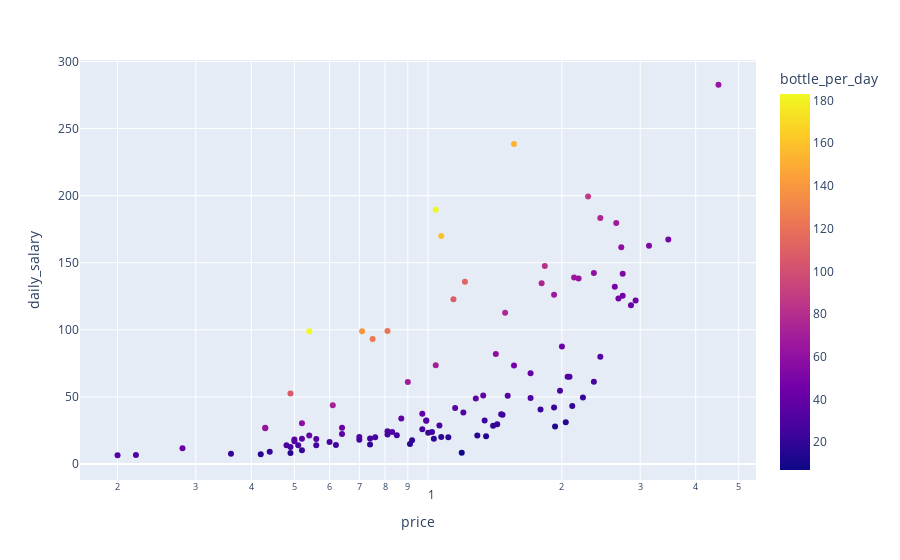

The code cell stored with this chart in its notebook:
### Code cell
fig = px.scatter(cleaned_df, x="price", y="daily_salary",\
                color="bottle_per_day",\
                 hover_name="country", log_x=True, size_max=50)
fig.show()

### Figure 1 — Plotly figure (JSON) as saved in the notebook; plotly's stock layout.template omitted (floating-point values rounded to 4 significant figures)
{"data": [{"hovertemplate": "<b>%{hovertext}</b><br><br>price=%{x}<br>daily_salary=%{y}<br>bottle_per_day=%{marker.color}<extra></extra>", "hovertext": ["Kazakhstan", "Portugal", "Greece", "Latvia", "Iran", "Morocco", "Panama", "Guatemala", "Iraq", "Chile", "Nepal", "Argentina", "Ukraine", "Ghana", "Bahrain", "India", "Canada", "Turkey", "Belgium", "Finland", "North Macedonia", "South Africa", "Georgia", "Jamaica", "Peru", "Germany", "Puerto Rico", "United States", "Thailand", "Libya", "Costa Rica", "Sweden", "Vietnam", "Poland", "Bulgaria", "Jordan", "Kuwait", "Nigeria", "Tunisia", "Croatia", "Sri Lanka", "Uruguay", "United Kingdom", "United Arab Emirates", "Kenya", "Switzerland", "Palestine", "Spain", "Lebanon", "Azerbaijan", "Venezuela", "Czech Republic", "Guernsey", "Israel", "Australia", "Estonia", "Hong Kong", "Cyprus", "Malaysia", "Iceland", "Oman", "Bosnia And Herzegovina", "Armenia", "Austria", "South Korea", "El Salvador", "Brazil", "Algeria", "Slovenia", "Colombia", "Ecuador", "Kosovo", "Hungary", "Japan", "Moldova", "Belarus", "Mauritius", "Albania", "Trinidad And Tobago", "New Zealand", "Italy", "Ethiopia", "Singapore", "Egypt", "Bolivia", "Malta", "Russia", "Saudi Arabia", "Netherlands", "Pakistan", "China", "Ireland", "Qatar", "Slovakia", "France", "Lithuania", "Serbia", "Romania", "Philippines", "Uzbekistan", "Bangladesh", "Taiwan", "Norway", "Denmark", "Dominican Republic", "Mexico", "Montenegro", "Indonesia"], "legendgroup": "", "marker": {"color": [35, 34, 22, 38, 16, 36, 25, 23, 62, 24, 21, 19, 33, 17, 139, 63, 81, 26, 46, 50, 16, 68, 27, 27, 29, 52, 58, 87, 42, 29, 23, 66, 39, 38, 32, 58, 183, 21, 27, 22, 17, 20, 75, 159, 36, 63, 39, 44, 14, 34, 7, 47, 63, 46, 68, 32, 112, 40, 72, 75, 122, 21, 27, 42, 76, 26, 18, 26, 26, 23, 29, 18, 36, 108, 26, 30, 23, 15, 39, 60, 33, 20, 153, 31, 25, 31, 33, 124, 59, 33, 107, 65, 182, 29, 41, 28, 20, 25, 20, 25, 42, 71, 52, 48, 19, 33, 15, 27], "coloraxis": "coloraxis", "symbol": "circle"}, "mode": "markers", "name": "", "orientation": "v", "showlegend": false, "type": "scatter", "x": [0.64, 1.51, 1.92, 1.28, 0.91, 0.5, 1.47, 1, 0.43, 1.34, 0.44, 1.07, 0.56, 0.49, 0.71, 0.43, 1.83, 0.7, 2.68, 2.63, 1.29, 0.9, 0.81, 1.06, 0.7, 2.74, 1.42, 2.29, 0.64, 0.48, 1.79, 1.92, 0.54, 1.33, 1.2, 0.52, 0.54, 0.36, 0.51, 2.23, 0.42, 2.11, 1.8, 1.07, 0.52, 4.5, 0.87, 2, 1.93, 0.5, 1.19, 1.56, 2.18, 2.74, 2.65, 2.06, 1.21, 1.7, 0.61, 2.44, 0.81, 1.43, 0.97, 2.93, 1.49, 0.74, 1.03, 0.49, 2.36, 0.62, 0.83, 1.11, 1.15, 1.14, 0.76, 0.81, 1.02, 1.35, 0.97, 2.36, 2.44, 0.52, 1.56, 0.22, 0.85, 2.08, 0.99, 0.75, 2.72, 0.2, 0.49, 2.13, 1.04, 1.7, 2.86, 1.98, 1.4, 1.46, 0.74, 0.56, 0.28, 1.04, 3.14, 3.47, 0.92, 0.99, 2.04, 0.6], "xaxis": "x", "y": [22.25, 50.82, 42, 48.85, 14.95, 18.2, 36.69, 23.21, 26.56, 32.42, 9.19, 20.17, 18.61, 8.26, 98.84, 26.97, 147.5, 17.98, 123.4, 132.1, 21.26, 61.15, 21.99, 28.73, 20.04, 141.9, 81.98, 199.3, 26.98, 13.9, 40.59, 126.1, 21.18, 51.04, 38.4, 30.31, 98.96, 7.56, 13.97, 49.48, 7.31, 43.23, 134.7, 170.0, 18.89, 282.6, 33.88, 87.62, 27.84, 16.95, 8.38, 73.31, 138.2, 125.4, 179.7, 65.1, 135.8, 67.6, 43.86, 183.3, 99.15, 29.56, 25.92, 121.9, 112.8, 18.96, 18.87, 12.61, 61.35, 14.13, 23.87, 19.97, 41.77, 122.8, 19.92, 24.42, 23.88, 20.64, 37.47, 142.2, 79.93, 10.2, 238.5, 6.73, 21.39, 64.93, 32.43, 93.19, 161.5, 6.5, 52.55, 139.1, 189.4, 49.16, 118.2, 54.66, 28.51, 37, 14.44, 14.04, 11.8, 73.51, 162.6, 167.2, 17.61, 32.27, 31.14, 16.36], "yaxis": "y"}], "layout": {"coloraxis": {"colorbar": {"title": {"text": "bottle_per_day"}}, "colorscale": [[0, "#0d0887"], [0.1111, "#46039f"], [0.2222, "#7201a8"], [0.3333, "#9c179e"], [0.4444, "#bd3786"], [0.5556, "#d8576b"], [0.6667, "#ed7953"], [0.7778, "#fb9f3a"], [0.8889, "#fdca26"], [1, "#f0f921"]]}, "legend": {"tracegroupgap": 0}, "margin": {"t": 60}, "xaxis": {"anchor": "y", "domain": [0, 1], "title": {"text": "price"}, "type": "log"}, "yaxis": {"anchor": "x", "domain": [0, 1], "title": {"text": "daily_salary"}}}}
